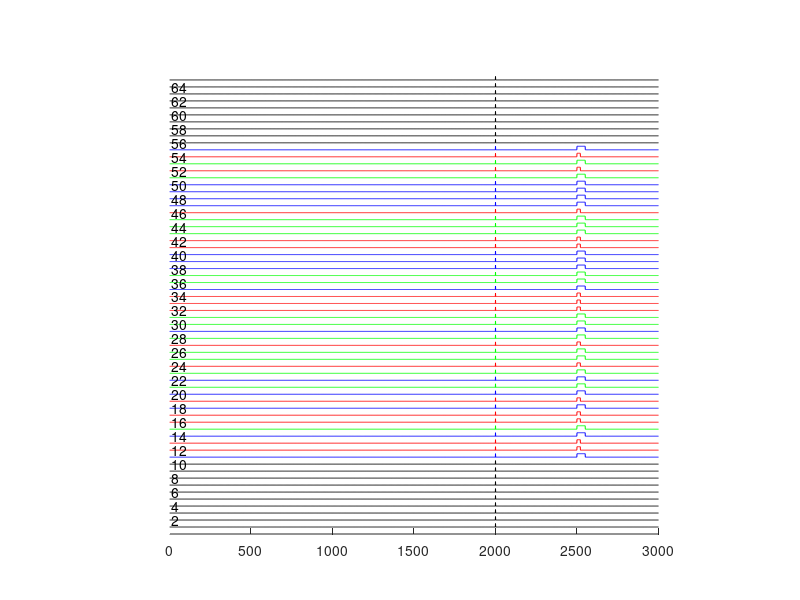

MATLAB code to generate this figure:
clear all



% variables, all times are relative to the start of a trial
stimTrials=45; postTrials=10; preTrials=10;
numTrials=postTrials+preTrials+stimTrials;
possibleLag=(0:50:2000)';
possibleLag=zeros(41,1);
camD=2000;
% camStart=                                     % ttl4,
% dac1=
% dac2=
% dac3=
% ttl1=
% ttl2=
% ttl3=
M=zeros(numTrials,21);
M(:,1)=0:numTrials-1;
M(:,2)=ones(numTrials,1);

%%%PRE AND POST TRIALS%%%
if preTrials~=0
    len=length(possibleLag);
    ind=randi(len,[10 1]);
    lag=possibleLag(ind);
    camDelay=lag+camD;
    
    %place trials in M
    M(1:preTrials,3)=camDelay;
    clear camDelay
end

if postTrials~=0
    len=length(possibleLag);
    ind=randi(len,[10 1]);
    lag=possibleLag(ind);
    camDelay=lag+camD;
    
    %place trials in M
    M(numTrials-postTrials+1:numTrials,3)=camDelay;
    clear camDelay
end


% generate lag
len=length(possibleLag);
ind=randi(len,[stimTrials 1]);
lag=possibleLag(ind);



%%% MIX TRIALS %%%

% stimulus selection
%1 = cs; 2= us; 3=dac1; 4=dac2, 5=dac3; 6=ttl1, 7=ttl2 
stimStart=2500;
numStim=stimTrials;
numCs=15; cs=repmat(1,numCs,1);
numUs=15; us=repmat(2,numUs,1);
numDac2=15; dac2=repmat(4,numDac2,1);
st=[cs; us;dac2];

% lag
len=length(possibleLag);
ind=randi(len,[numStim 1]);
lag=possibleLag(ind);
cam_delay=lag+camD;

stimTime=lag+ stimStart;
ss=zeros(3,numStim)';

idx = randperm(length(st));
s   = st(idx);

for i=1:numStim
    stims2(i, s(i))= stimTime(i);
end

cs_start= stims2(:,1);
us_start= stims2(:,2);
dac1_start=cs_start;
dac2_start=stims2(:,4);

% duration and amp
cs_dur=zeros(numStim,1); cs_dur(find(cs_start))=50;
us_dur=zeros(numStim,1); us_dur(find(us_start))=20;
dac1_dur=zeros(numStim,1); dac1_dur(find(dac1_start))=50;
dac2_dur=zeros(numStim,1); dac2_dur(find(dac2_start))=200;
cs_amp=zeros(numStim,1); cs_amp(find(cs_start))=10;
dac1_amp=zeros(numStim,1); dac1_amp(find(dac1_start))=10;
dac2_amp=zeros(numStim,1); dac2_amp(find(dac2_start))=10;

    
tempM=[cam_delay cs_start cs_dur cs_amp us_start us_dur dac1_start dac1_dur dac1_amp dac2_start dac2_dur dac2_amp ];
M(11:10+numStim,3:size(tempM,2)+2)=tempM; %hack







%% PLOT BLINK

x=1:3000; %hack 8000
y=zeros(numTrials,3000); %hack 8000

figure; hold on;

for i=1:size(M,1)
    % cam delay
    y(i,M(i,3))=1;
    
    aa=M(i,4); bb= M(i,7);cc=M(i,12);
    if aa~=0
        y(i,aa:aa+50)=1; yy=y(i,:)+(i*2); plot(x,yy,'b'); 
    elseif bb~=0
        y(i,bb:bb+20)=1; yy=y(i,:)+(i*2); plot(x,yy,'r'); 

    elseif cc~=0
        y(i,cc:cc+50)=1; yy=y(i,:)+(i*2); plot(x,yy,'g'); 
    else
        yy=y(i,:)+(i*2); plot(x,yy,'Color', [ 0 0 0]);  
    end 
    

    if mod(i,2)==0; text(10,yy(1), num2str(i)); end
    axis square;
    set(gcf,'Color',[1 1 1]);
    set(gca,'ycolor',[1 1 1]);
    
    
end

%% save










